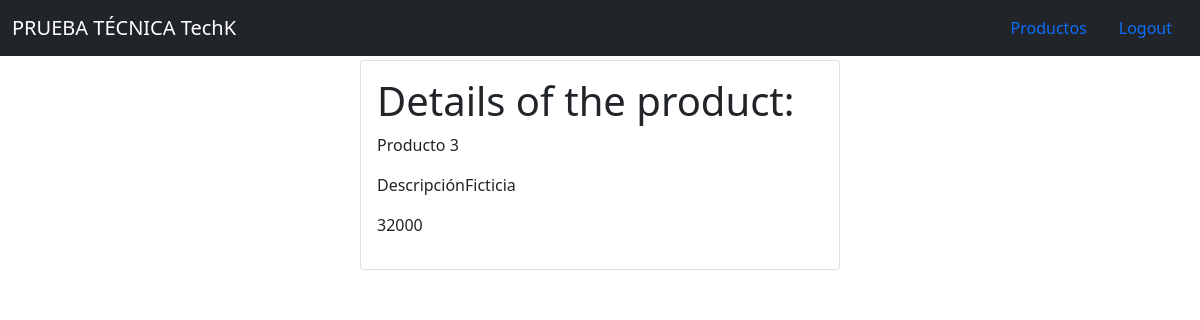
The app's page /products/3/ (signed in) with its own data.
### products/models.py (models this page shows, shortened)
class Product(models.Model):
    title = models.CharField(max_length=120)
    description = models.TextField(blank=True, null=True)
    price = models.IntegerField(null=True)

### products/views.py (the view)
# urls.py: path('products/<int:id>/', product_individual_view),
@login_required
def product_individual_view(request, id):
    product = get_object_or_404(Product, id=id)
    context = {
        'product': product
    }
    return render(request, "products/product_detail.html", context)

### products/templates/products/product_detail.html (shortened to what this page needs)
{% extends "base.html" %}
{%block content%}
<div class="card m-1 mx-auto" style="width: 30rem;">
    <div class="card-body">
        <h1>Details of the product: </h1>
        <p>{{product.title}}</p>
        <p>{{product.description}}</p>
        <p>{{product.price}}</p>
    </div>
</div>
{%endblock%}

### records on screen
Product: title "Producto 3", description "DescripciónFicticia", price "32000"
